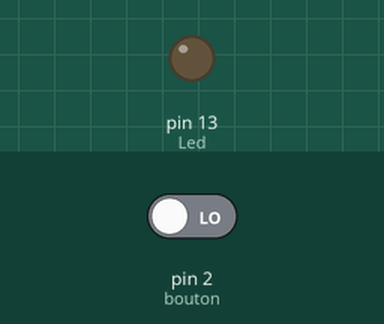
The sketch below on a simulated Arduino Uno, built with avr-gcc and run on an emulated ATmega328P. Shown: output pins drawn as LEDs (lit = HIGH). The inputs (shaded band) are chosen by the test bench; at power-on: pin 2 (bouton) LOW.

Above: at 1.2 s.
1.3 s: pin 2 (bouton) driven HIGH
At 2.1 s:
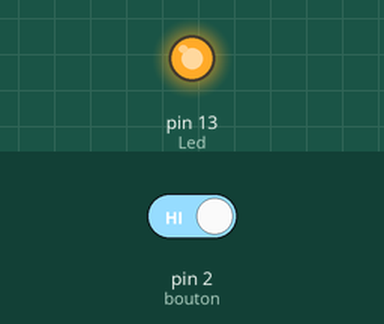
2.8 s: pin 2 (bouton) driven LOW
At 3.2 s:
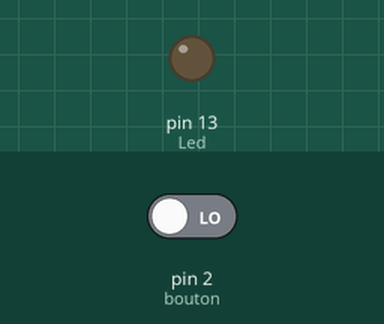
Timing chart, 0 to 5.8 s (numbered marks = the images above; inputs shaded):
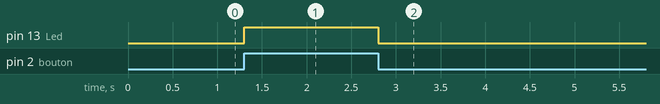

The sketch:

Bouton_LED.ino
```cpp
const int bouton = 2;
const int Led = 13;

int etatbouton;

void setup()
{
   pinMode(bouton, INPUT);
   pinMode(Led, OUTPUT);
   etatbouton = HIGH ;
}

void loop()
{
  etatbouton = digitalRead(bouton);

  if(etatbouton == HIGH)
  {
    digitalWrite(Led, HIGH);
  }
  else
  {
    digitalWrite(Led, LOW);
  }
}
```

Measured:
- after the input at 1.3 s, pin 13 (Led): LOW → HIGH at once
- after the input at 2.8 s, pin 13 (Led): HIGH → LOW at once
